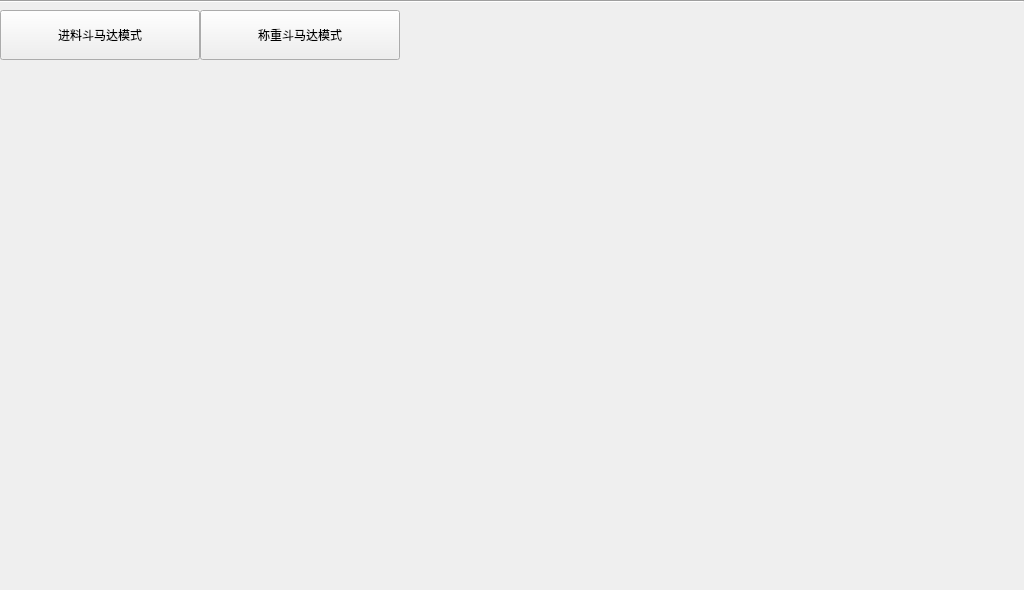
<?xml version="1.0" encoding="UTF-8"?>
<ui version="4.0">
 <class>FormMenuHSetMMA</class>
 <widget class="QWidget" name="FormMenuHSetMMA">
  <property name="geometry">
   <rect>
    <x>0</x>
    <y>0</y>
    <width>1024</width>
    <height>590</height>
   </rect>
  </property>
  <property name="windowTitle">
   <string>FormMenuHSetMMA</string>
  </property>
  <property name="styleSheet">
   <string notr="true">FormMenuHSetMMA {
background: gray;
}</string>
  </property>
  <widget class="QStackedWidget" name="page">
   <property name="geometry">
    <rect>
     <x>0</x>
     <y>60</y>
     <width>1024</width>
     <height>530</height>
    </rect>
   </property>
   <widget class="FormMenuHSetMMA1" name="page_1"/>
   <widget class="FormMenuHSetMMA1" name="page_2"/>
   <widget class="FormMenuHSetMMA1" name="page_3"/>
  </widget>
  <widget class="QWidget" name="widget" native="true">
   <property name="geometry">
    <rect>
     <x>0</x>
     <y>10</y>
     <width>1024</width>
     <height>50</height>
    </rect>
   </property>
   <layout class="QHBoxLayout" name="horizontalLayout">
    <property name="spacing">
     <number>0</number>
    </property>
    <property name="leftMargin">
     <number>0</number>
    </property>
    <property name="topMargin">
     <number>0</number>
    </property>
    <property name="rightMargin">
     <number>0</number>
    </property>
    <property name="bottomMargin">
     <number>0</number>
    </property>
    <item>
     <widget class="QPushButton" name="pushButton">
      <property name="minimumSize">
       <size>
        <width>200</width>
        <height>50</height>
       </size>
      </property>
      <property name="text">
       <string>进料斗马达模式</string>
      </property>
      <property name="checkable">
       <bool>true</bool>
      </property>
     </widget>
    </item>
    <item>
     <widget class="QPushButton" name="pushButton_2">
      <property name="minimumSize">
       <size>
        <width>200</width>
        <height>50</height>
       </size>
      </property>
      <property name="text">
       <string>称重斗马达模式</string>
      </property>
      <property name="checkable">
       <bool>true</bool>
      </property>
     </widget>
    </item>
    <item>
     <spacer name="horizontalSpacer">
      <property name="orientation">
       <enum>Qt::Horizontal</enum>
      </property>
      <property name="sizeHint" stdset="0">
       <size>
        <width>40</width>
        <height>20</height>
       </size>
      </property>
     </spacer>
    </item>
   </layout>
  </widget>
  <widget class="Line" name="line">
   <property name="geometry">
    <rect>
     <x>0</x>
     <y>0</y>
     <width>1024</width>
     <height>3</height>
    </rect>
   </property>
   <property name="orientation">
    <enum>Qt::Horizontal</enum>
   </property>
  </widget>
 </widget>
 <customwidgets>
  <customwidget>
   <class>FormMenuHSetMMA1</class>
   <extends>QWidget</extends>
   <header>FormMenuHSetMMA1.h</header>
   <container>1</container>
  </customwidget>
 </customwidgets>
 <resources/>
 <connections/>
</ui>
